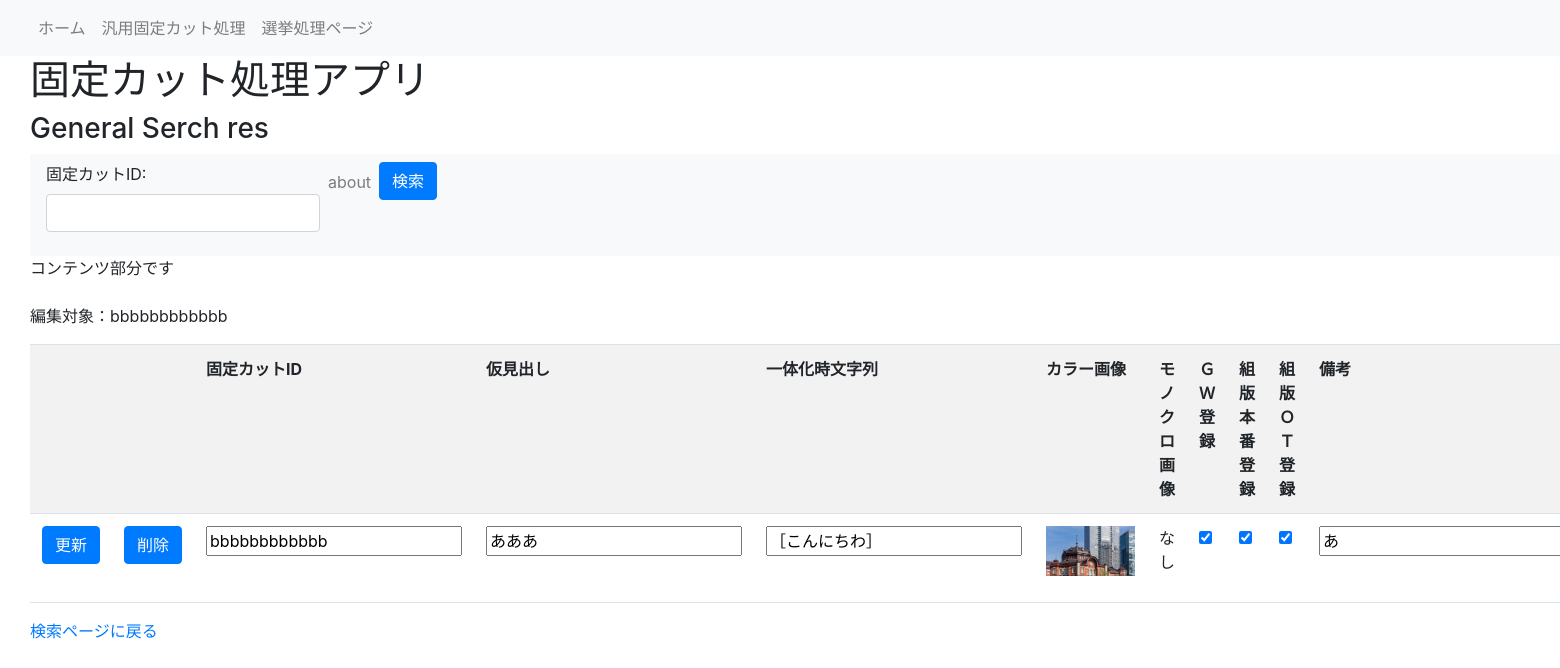
/general_detail/bbb, run on an earlier commit of the app's database.
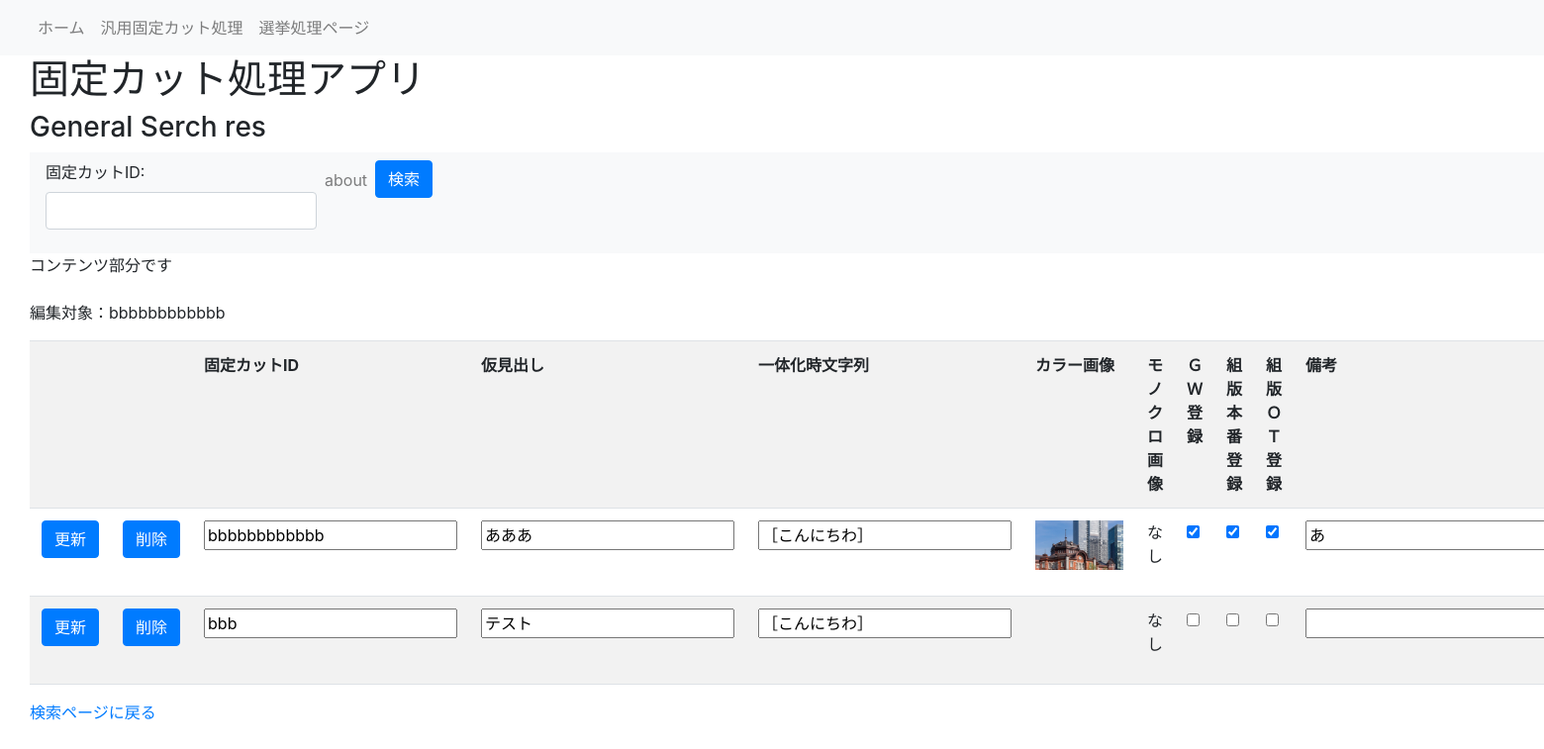
And on a later commit of the database.
### fixedcut_app/models/fixedcut.py (models this page shows)
class FixedCut(db.Model):
    ___tablename__ = "fixedcut"
    id = db.Column(db.String(20), primary_key=True) #固定カットID
    midashi = db.Column(db.String(30)) #仮見出し
    Str = db.Column(db.String(100)) #一体化時文字列
    colorUrl = db.Column(db.String(100)) #カラー画像のURL
    monoUrl = db.Column(db.String(100)) #モノクロ画像のURL
    GWFlg = db.Column(db.Boolean, default=False) #GW登録対象
    prodFlg = db.Column(db.Boolean, default=False) #組版本番登録済みか
    OTFlg = db.Column(db.Boolean, default=False) #組版OT系登録済みか
    comment = db.Column(db.String(255)) #コメント
    created_at = db.Column(db.DateTime, nullable=False, default=datetime.now)  # 作成日時
    updated_at = db.Column(db.DateTime, nullable=False, default=datetime.now, onupdate=datetime.now)  # 更新日時

### fixedcut_app/views.py (the view)
@app.route('/general_detail/<string:id>', methods=['GET', 'POST'])
def general_detail(id):
    if request.method == 'GET':
        results = db.session.query(FixedCut).filter(FixedCut.id.contains(id)).all()
        print(results[0].GWFlg)
        return render_template('general_detail.html', results=results)

### fixedcut_app/views.py (called while the page is built)
@app.before_request
def log_request():
    app.logger.info("Request: %s %s from %s", request.method, request.path, request.remote_addr)

### fixedcut_app/templates/general_detail.html (shortened to what this page needs)
{% extends 'layout.html' %}
{% block header %}
<h3>General Serch res</h3>
{% endblock %}
{% block content %}
コンテンツ部分です
{% endblock %}
{% block serchbar %}
<nav class="navbar navbar-expand-lg navbar-light bg-light">
    <form class="form-group" action="senkyo-serch" method="POST">
        <ul class="navbar-nav">
            <li class="nav-item">
                <label for="ID">固定カットID:</label>
                <input name="ID" type="ID" class="form-control" id="ID">
            </li>
            <li class="nav-item">
                <a class="nav-link" href="#">about</a>
            </li>
            <li class="nav-item">
                <button type="submit" class="btn btn-primary">検索</button>
            </li>
        </ul>
    </form>
</nav>
{% endblock %}
{% block serch_result %}
 <div class="pad">
    <p>編集対象：{{results[0].id}}</p>
    <form action="/general_detail" method="POST" enctype="multipart/form-data">
        <table class="table table-striped table-hover">
            <tr>
                <th></th>
                <th></th>
                <th>固定カットID</th>
                <th>仮見出し</th>
                <th>一体化時文字列</th>
                <th>カラー画像</th>
                <th>モノクロ画像</th>
                <th>ＧＷ登録</th>
                <th>組版本番登録</th>
                <th>組版ＯＴ登録</th>
                <th>備考</th>
            </tr>
        {% for res in results %}
        <tr>
            <td>
                <button onclick="location.href='general_update/{{ res.id }}'" class="btn btn-primary">更新</button>
            </td>
            <td>
                <button onclick="location.href='general_delete/{{ res.id }}'" class="btn btn-primary">削除</button>
            </td>
            <td><input name="id" type="text" value="{{ res.id }}"></input></td>
            <td><input name="midashi" type="text" value="{{ res.midashi }}"></input></td>
            <td><input name="Str" type="text" value="{{ res.Str }}"></input></td>
            <td>
                {% if ".eps" in res.colorUrl %}
                <a href="/download/static/{{ res.colorUrl }}">ダウンロード</a></td>
                {% elif ".jpg" in res.colorUrl %}
                <img src="{{ url_for('static', filename=res.colorUrl) }}" height="50" alt="">
                {% elif ".jpeg" in res.colorUrl %}
                <img src="{{ url_for('static', filename=res.colorUrl) }}" height="50" alt="">
                {% elif ".svg" in res.colorUrl %}
                <img src="{{ url_for('static', filename=res.colorUrl) }}" height="50" alt="">
                {% else %}
                <p>なし</p>
                {% endif %}
            <td>
                {% if ".eps" in res.monoUrl %}
                <a href="{{ res.monoUrl }}" download="モノクロ画像.eps">ダウンロード</a>
                {% elif ".jpg" in res.monoUrl %}
                <img src="{{ url_for('static', filename=res.monoUrl) }}" height="50" alt="">
                {% elif ".jpeg" in res.monoUrl %}
                <img src="{{ url_for('static', filename=res.monoUrl) }}" height="50" alt="">
                {% elif ".svg" in res.monoUrl %}
                <img src="{{ url_for('static', filename=res.monoUrl) }}" height="50" alt="">
                {% else %}
                <p>なし</p>
                {% endif %}
            </td>
            <td>
                {% if res.GWFlg==True %}
                <input name="GWFlg" type="checkbox" checked></input>
                {% else %}
                <input name="GWFlg" type="checkbox"></input>
                {% endif %}
            </td>
             <td class=table-data>
                {% if res.prodFlg==True %}
                <input name="prodFlg" type="checkbox" checked></input>
                {% else %}
                <input name="prodFlg" type="checkbox"></input>
                {% endif %}
            </td>
            <td class=table-data>
                {% if res.OTFlg==True %}
                <input name="OTFlg" type="checkbox" checked></input>
                {% else %}
                <input name="OTFlg" type="checkbox"></input>
                {% endif %}
            </td>
            <td class=table-data><input name="comment" type="text" value="{{ res.comment }}"></input></td>
        </tr>
        {% endfor %}
    </table>
</form>
</div>
{% endblock %}
{% block footer %}
<a href="/general">検索ページに戻る</a>
{% endblock %}

### fixedcut_app/templates/layout.html (shortened to what this page needs)
<!DOCTYPE html>
<html>
    <link href="https://cdn.jsdelivr.net/npm/bootstrap@5.3.0/dist/css/bootstrap.min.css" rel="stylesheet">
    <link rel="stylesheet" href="https://cdn.jsdelivr.net/npm/bootstrap@4.1.3/dist/css/bootstrap.min.css">
    <link href="{{ url_for('static', filename='css/style.css') }}" rel="stylesheet">
    <head>
    </head>
    <body>
        <nav class="navbar navbar-expand-lg navbar-light bg-light pad">
            <ul class="navbar-nav">
                <li class="nav-item">
                    <a class="nav-link" href="/">ホーム</a>
                </li>
                <li class="nav-item">
                    <a class="nav-link" href="/general">汎用固定カット処理</a>
                </li>
                <li class="nav-item">
                    <a class="nav-link" href="/senkyo">選挙処理ページ</a>
                </li>
            </ul>
        </nav>
        <h1 class="pad">固定カット処理アプリ</h1>
        <div class="heder pad">
            {% block header %}{% endblock %}
        </div>
        <div class="pad">
            {% block serchbar %}{% endblock %}
        </div>
        <div class="pad">
            {% block content %}{% endblock %}
        </div>
        <dev class="pad">
        <div class=serch_result>
            {% block serch_result %}{% endblock %}
        </div>
        <div class="footer pad">
            {% block footer %}{% endblock %}
        </div>
    </body>
</html>

### fixedcut_app/templates/static/css/style.css (style rules this page uses)
.pad { padding-left: 30px; }
.table-data { height: 100%; overflow: hidden; white-space: nowrap; text-overflow: ellipsis; }

What changed in the data, as far as the page shows it:
added FixedCut: id "bbb", midashi "テスト", Str "［こんにちわ］", shows "なし"
